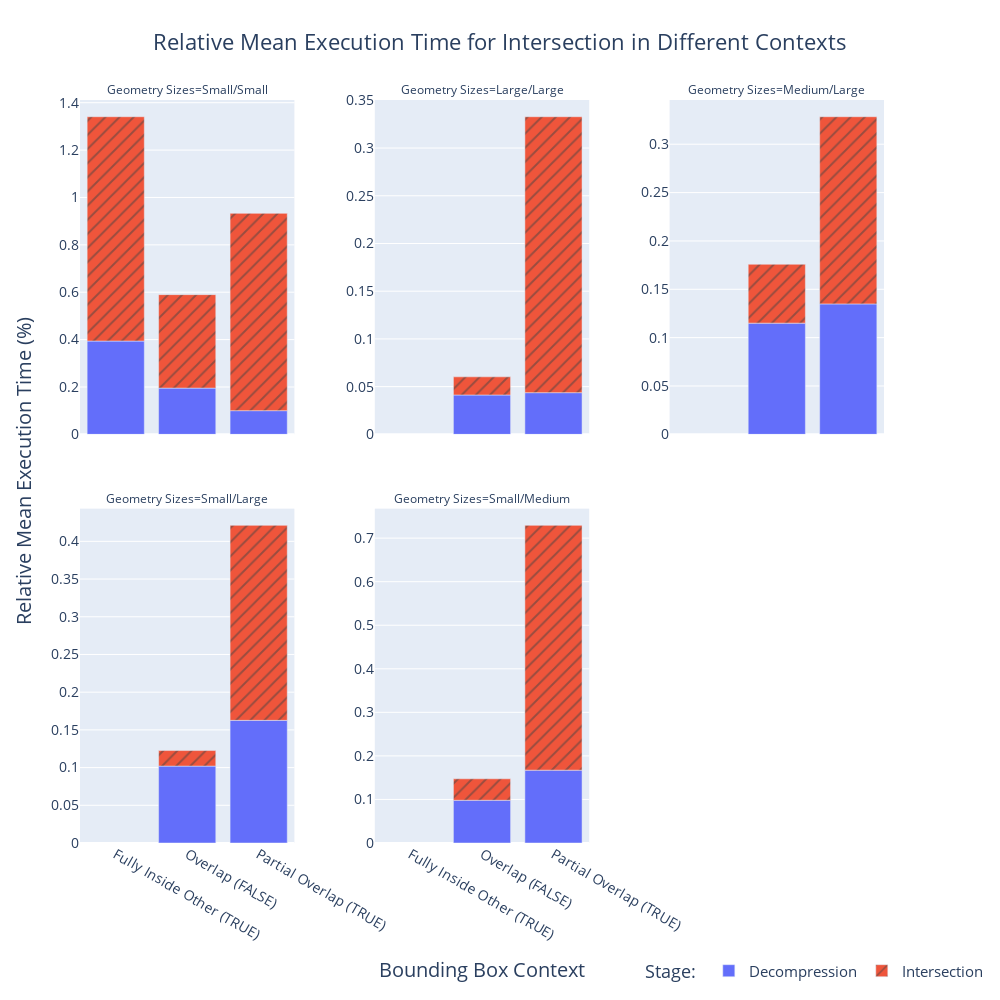

Notebook source saved alongside this figure:
### Code cell
total_time_df = stats_df[['context', 'total_time', 'sizes', 'baseline', 'predicate', 'decomp']]
plot_total_time_bars(total_time_df, is_predicate=False, size_cat_excl=[], log_scale=False) #

### Figure 1 — Plotly figure (JSON) as saved in the notebook; plotly's stock layout.template omitted (floating-point values rounded to 4 significant figures)
{"data": [{"alignmentgroup": "True", "hovertemplate": "Stage: =Decompression<br>Geometry Sizes=Small/Small<br>Context=%{x}<br>time=%{y}<extra></extra>", "legendgroup": "Decompression", "marker": {"color": "#636efa", "pattern": {"shape": ""}}, "name": "Decompression", "offsetgroup": "Decompression", "orientation": "v", "showlegend": true, "textposition": "auto", "type": "bar", "x": ["Fully Inside Other (TRUE)", "Overlap (FALSE)", "Partial Overlap (TRUE)"], "xaxis": "x4", "y": [0.3938, 0.1951, 0.09995], "yaxis": "y4"}, {"alignmentgroup": "True", "hovertemplate": "Stage: =Decompression<br>Geometry Sizes=Large/Large<br>Context=%{x}<br>time=%{y}<extra></extra>", "legendgroup": "Decompression", "marker": {"color": "#636efa", "pattern": {"shape": ""}}, "name": "Decompression", "offsetgroup": "Decompression", "orientation": "v", "showlegend": false, "textposition": "auto", "type": "bar", "x": ["Overlap (FALSE)", "Partial Overlap (TRUE)"], "xaxis": "x5", "y": [0.04124, 0.04368], "yaxis": "y5"}, {"alignmentgroup": "True", "hovertemplate": "Stage: =Decompression<br>Geometry Sizes=Medium/Large<br>Context=%{x}<br>time=%{y}<extra></extra>", "legendgroup": "Decompression", "marker": {"color": "#636efa", "pattern": {"shape": ""}}, "name": "Decompression", "offsetgroup": "Decompression", "orientation": "v", "showlegend": false, "textposition": "auto", "type": "bar", "x": ["Overlap (FALSE)", "Partial Overlap (TRUE)"], "xaxis": "x6", "y": [0.115, 0.1349], "yaxis": "y6"}, {"alignmentgroup": "True", "hovertemplate": "Stage: =Decompression<br>Geometry Sizes=Small/Large<br>Context=%{x}<br>time=%{y}<extra></extra>", "legendgroup": "Decompression", "marker": {"color": "#636efa", "pattern": {"shape": ""}}, "name": "Decompression", "offsetgroup": "Decompression", "orientation": "v", "showlegend": false, "textposition": "auto", "type": "bar", "x": ["Overlap (FALSE)", "Partial Overlap (TRUE)"], "xaxis": "x", "y": [0.102, 0.1626], "yaxis": "y"}, {"alignmentgroup": "True", "hovertemplate": "Stage: =Decompression<br>Geometry Sizes=Small/Medium<br>Context=%{x}<br>time=%{y}<extra></extra>", "legendgroup": "Decompression", "marker": {"color": "#636efa", "pattern": {"shape": ""}}, "name": "Decompression", "offsetgroup": "Decompression", "orientation": "v", "showlegend": false, "textposition": "auto", "type": "bar", "x": ["Overlap (FALSE)", "Partial Overlap (TRUE)"], "xaxis": "x2", "y": [0.0981, 0.1672], "yaxis": "y2"}, {"alignmentgroup": "True", "hovertemplate": "Stage: =Intersection<br>Geometry Sizes=Small/Small<br>Context=%{x}<br>time=%{y}<extra></extra>", "legendgroup": "Intersection", "marker": {"color": "#EF553B", "pattern": {"shape": "/"}}, "name": "Intersection", "offsetgroup": "Intersection", "orientation": "v", "showlegend": true, "textposition": "auto", "type": "bar", "x": ["Fully Inside Other (TRUE)", "Overlap (FALSE)", "Partial Overlap (TRUE)"], "xaxis": "x4", "y": [0.947, 0.3947, 0.8329], "yaxis": "y4"}, {"alignmentgroup": "True", "hovertemplate": "Stage: =Intersection<br>Geometry Sizes=Large/Large<br>Context=%{x}<br>time=%{y}<extra></extra>", "legendgroup": "Intersection", "marker": {"color": "#EF553B", "pattern": {"shape": "/"}}, "name": "Intersection", "offsetgroup": "Intersection", "orientation": "v", "showlegend": false, "textposition": "auto", "type": "bar", "x": ["Overlap (FALSE)", "Partial Overlap (TRUE)"], "xaxis": "x5", "y": [0.01902, 0.2892], "yaxis": "y5"}, {"alignmentgroup": "True", "hovertemplate": "Stage: =Intersection<br>Geometry Sizes=Medium/Large<br>Context=%{x}<br>time=%{y}<extra></extra>", "legendgroup": "Intersection", "marker": {"color": "#EF553B", "pattern": {"shape": "/"}}, "name": "Intersection", "offsetgroup": "Intersection", "orientation": "v", "showlegend": false, "textposition": "auto", "type": "bar", "x": ["Overlap (FALSE)", "Partial Overlap (TRUE)"], "xaxis": "x6", "y": [0.06087, 0.1936], "yaxis": "y6"}, {"alignmentgroup": "True", "hovertemplate": "Stage: =Intersection<br>Geometry Sizes=Small/Large<br>Context=%{x}<br>time=%{y}<extra></extra>", "legendgroup": "Intersection", "marker": {"color": "#EF553B", "pattern": {"shape": "/"}}, "name": "Intersection", "offsetgroup": "Intersection", "orientation": "v", "showlegend": false, "textposition": "auto", "type": "bar", "x": ["Overlap (FALSE)", "Partial Overlap (TRUE)"], "xaxis": "x", "y": [0.02064, 0.2586], "yaxis": "y"}, {"alignmentgroup": "True", "hovertemplate": "Stage: =Intersection<br>Geometry Sizes=Small/Medium<br>Context=%{x}<br>time=%{y}<extra></extra>", "legendgroup": "Intersection", "marker": {"color": "#EF553B", "pattern": {"shape": "/"}}, "name": "Intersection", "offsetgroup": "Intersection", "orientation": "v", "showlegend": false, "textposition": "auto", "type": "bar", "x": ["Overlap (FALSE)", "Partial Overlap (TRUE)"], "xaxis": "x2", "y": [0.04933, 0.5621], "yaxis": "y2"}], "layout": {"annotations": [{"showarrow": false, "text": "Geometry Sizes=Small/Large", "x": 0.1333, "xanchor": "center", "xref": "paper", "y": 0.45, "yanchor": "bottom", "yref": "paper"}, {"showarrow": false, "text": "Geometry Sizes=Small/Medium", "x": 0.5, "xanchor": "center", "xref": "paper", "y": 0.45, "yanchor": "bottom", "yref": "paper"}, {"showarrow": false, "text": "Geometry Sizes=Small/Small", "x": 0.1333, "xanchor": "center", "xref": "paper", "y": 1, "yanchor": "bottom", "yref": "paper"}, {"showarrow": false, "text": "Geometry Sizes=Large/Large", "x": 0.5, "xanchor": "center", "xref": "paper", "y": 1, "yanchor": "bottom", "yref": "paper"}, {"showarrow": false, "text": "Geometry Sizes=Medium/Large", "x": 0.8667, "xanchor": "center", "xref": "paper", "y": 1, "yanchor": "bottom", "yref": "paper"}, {"font": {"size": 20}, "showarrow": false, "text": "Bounding Box Context", "x": 0.5, "xanchor": "center", "xref": "paper", "y": -0.15, "yanchor": "top", "yref": "paper"}, {"font": {"size": 20}, "showarrow": false, "text": "Relative Mean Execution Time (%)", "textangle": -90, "x": -0.07, "xanchor": "center", "xref": "paper", "y": 0.5, "yanchor": "middle", "yref": "paper"}], "barmode": "relative", "height": 1000, "legend": {"font": {"size": 15}, "orientation": "h", "title": {"text": "Stage: "}, "tracegroupgap": 0, "x": 0.7, "xanchor": "left", "y": -0.15, "yanchor": "top"}, "title": {"font": {"size": 22}, "text": "Relative Mean Execution Time for Intersection in Different Contexts", "x": 0.5}, "width": 1000, "xaxis": {"anchor": "y", "domain": [0, 0.2667], "tickfont": {"size": 14}, "title": {"text": ""}}, "xaxis2": {"anchor": "y2", "domain": [0.3667, 0.6333], "matches": "x", "tickfont": {"size": 14}, "title": {"text": ""}}, "xaxis3": {"anchor": "y3", "domain": [0.7333, 1], "matches": "x", "tickfont": {"size": 14}, "title": {"text": ""}}, "xaxis4": {"anchor": "y4", "domain": [0, 0.2667], "matches": "x", "showticklabels": false, "tickfont": {"size": 14}, "title": {"text": ""}}, "xaxis5": {"anchor": "y5", "domain": [0.3667, 0.6333], "matches": "x", "showticklabels": false, "tickfont": {"size": 14}, "title": {"text": ""}}, "xaxis6": {"anchor": "y6", "domain": [0.7333, 1], "matches": "x", "showticklabels": false, "tickfont": {"size": 14}, "title": {"text": ""}}, "yaxis": {"anchor": "x", "domain": [0, 0.45], "showticklabels": true, "tickfont": {"size": 14}, "title": {"text": ""}, "visible": true}, "yaxis2": {"anchor": "x2", "domain": [0, 0.45], "showticklabels": true, "tickfont": {"size": 14}, "title": {"text": ""}, "visible": true}, "yaxis3": {"anchor": "x3", "domain": [0, 0.45], "showticklabels": true, "tickfont": {"size": 14}, "title": {"text": ""}, "visible": true}, "yaxis4": {"anchor": "x4", "domain": [0.55, 1], "showticklabels": true, "tickfont": {"size": 14}, "title": {"text": ""}, "visible": true}, "yaxis5": {"anchor": "x5", "domain": [0.55, 1], "showticklabels": true, "tickfont": {"size": 14}, "title": {"text": ""}, "visible": true}, "yaxis6": {"anchor": "x6", "domain": [0.55, 1], "showticklabels": true, "tickfont": {"size": 14}, "title": {"text": ""}, "visible": true}}}
